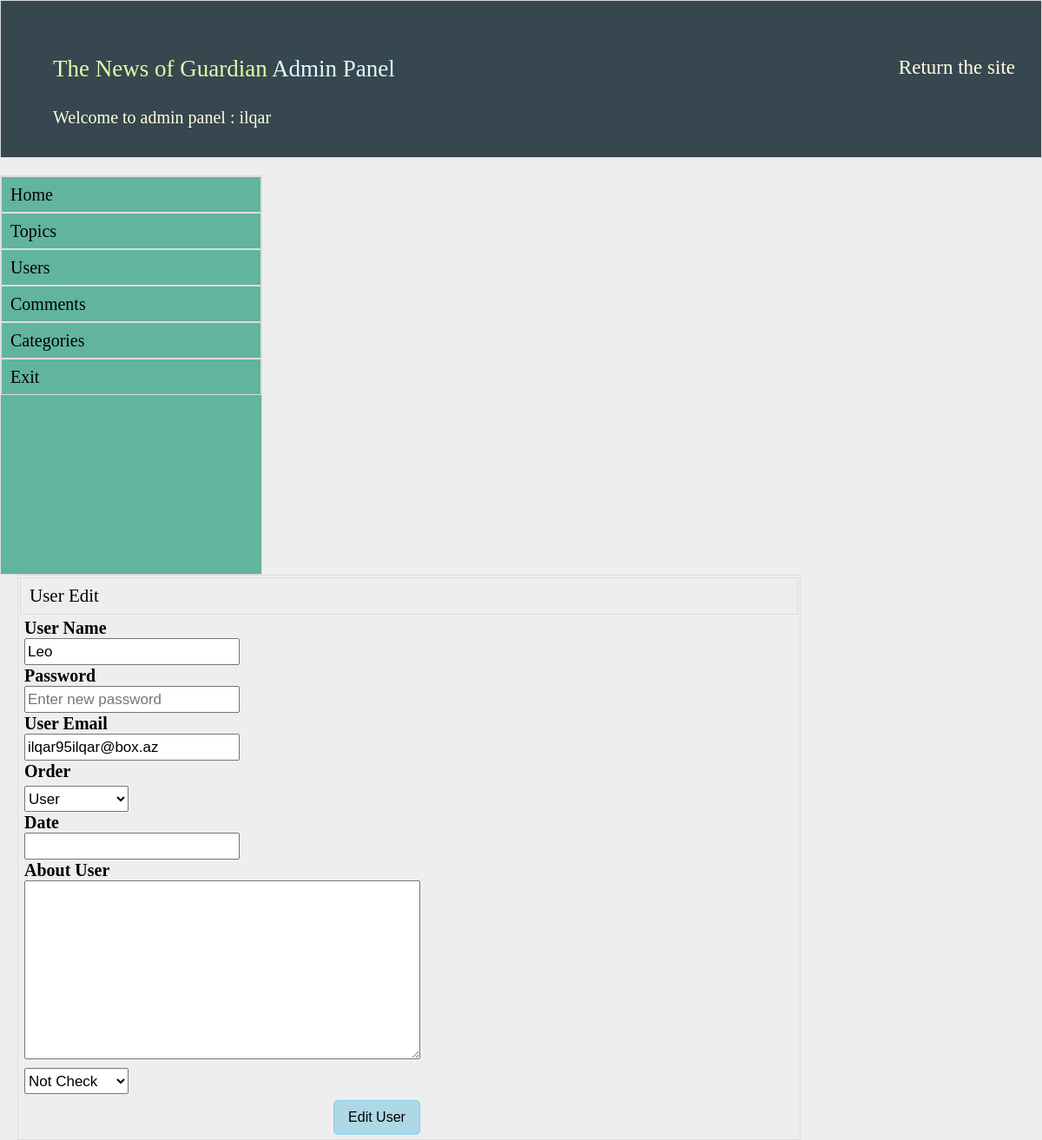
The page /admin/?do=uye_edit&id=12 (signed in) on the database its author committed.
### tables this page shows
CREATE TABLE IF NOT EXISTS `uyeler` (
  `uye_id` int(11) NOT NULL AUTO_INCREMENT,
  `uye_name` varchar(200) NOT NULL,
  `uye_password` varchar(200) NOT NULL,
  `uye_eposta` varchar(200) NOT NULL,
  `uye_date` timestamp NOT NULL DEFAULT CURRENT_TIMESTAMP,
  `uye_order` int(11) NOT NULL DEFAULT '0',
  `uye_onay` int(11) NOT NULL DEFAULT '0',
  `uye_about` varchar(500) NOT NULL,
  PRIMARY KEY (`uye_id`)
);

### admin/uye_edit.php (the view, shortened to what this page needs)
<!DOCTYPE html>
<html>
<head>
</head>
<body>
	<?php
$id=$_GET['id'];
$v = $db->prepare("select * from uyeler where uye_id=?");
$v->execute(array($id));
$m = $v->fetch(PDO::FETCH_ASSOC);
?>
<div class="admin-icerik-sag">
			<h2>User Edit</h2>
           <?php
              if($_POST){
              	$name=@$_POST['name'];
              	$pass=@$_POST['password'];
              	$email=@$_POST['email'];
                $order=@$_POST['order'];
                $date=@$_POST['date'];
              	$yazi=@$_POST['yazi'];
              	$check=@$_POST['check'];
              	if(!$name|| !$email){
					echo '<div class="xeta">You must  be filled empty areas...</div>';
				}
				    else if(!filter_var($email,FILTER_VALIDATE_EMAIL)){
                             echo "This is noncorrect email";
                   }
				else{
				if($pass){
					$pass=md5($pass);
				}
				else{
					$pass=$m['uye_password'];
				}
                         $update = $db->prepare("update uyeler set
					      uye_name  = ?,
						  uye_password   = ?,
						  uye_eposta = ?,
						  uye_order = ?,
						  uye_date  = ?,
						  uye_about=?,
						  uye_onay = ? where uye_id =?
					");
                         $up = $update->execute(array($name,$pass,$email,$order,$date,$yazi,$check,$id));
                         if($up){
						echo '<div class="suc">User succesfully updated...</div>';
						header("refresh: 2; url=/admin/?do=users");
					}else {
						echo '<div class="xeta">There is problem</div>';
					}
				}
              }
              else{
              	?>
              	<div class="konular">
              	<form action="" method="post">
				<ul>
				<li>User Name</li>
				<li><input type="text" name="name" value="<?php echo $m["uye_name"];?>" /></li>
				<li>Password</li>
				<li><input type="text" name="password"  placeholder="Enter new password" /></li>
				<li>User Email</li>
				<li><input type="text" name="email" value="<?php echo $m["uye_eposta"];?>" /></li>
				<li>Order</li>
				<li>
					<select name="order">
						<option value="0" <?php echo $m['uye_order']==0 ? 'selected' :null; ?>> User </option>
					</select>
				</li>
				<li>Date</li>
				<li><input type="timelapse" name="date"></li>
				<li>About User</li>
				<li><textarea name="yazi" id="" cols="30" rows="10"><?php echo $m["uye_about"];?> </textarea></li>
				<li><select name="check" id="">
				<option value="0" <?php echo $m["uye_onay"] == 0 ? 'selected' : null;?> >Not Check</option>
				</select></li>
				<li><button type="submit">Edit User</button></li>
				</ul>
				</form>
              	</div>
              	<?php
              }
                 ?>
			</div>
</body>
</html>

### css/admin.css (style rules this page uses)
.admin-icerik-sag { float:left; margin-left:20px; border:1px solid #ddd; width:75%; min-height:200px; background:#eee; }
.admin-icerik-sag h2 { border:1px solid #ddd; padding:10px; margin:2px; font-size:21px; background:#eee; }
.konular { margin:5px; }

### admin/uye_edit.php (style rules this page uses)
.konular ul li { font-size:20px; margin:2px; font-weight:bold; }
.konular ul li input { width: 240px; font-size: 17px; height: 25px; }
.konular ul li select { width: 120px; height: 30px; font-size: 17px; margin-top:5px; }
.konular ul li textarea { width:450px; height: 200px; }
.konular ul li button { width:100px; margin-top: 5px; padding: 10px; background-color: lightblue; margin-left: 356px; cursor:pointer; border: 1px solid skyblue; font-size:16px; border-radius:5px; }

### rows shown on the page
uyeler: name "Leo", email "ilqar95ilqar@box.az", order "User", check "Not Check"

### other values the page prints
$_SESSION["uye"] "ilqar"
